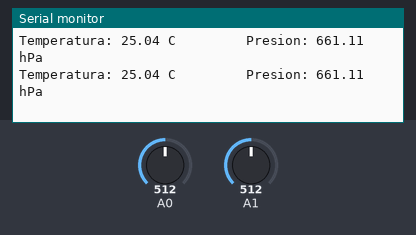
The sketch below on a simulated Arduino Uno, built with avr-gcc and run on an emulated ATmega328P. Parts: the last lines printed to the serial monitor. The inputs (shaded band) are chosen by the test bench; at power-on: A0 = 512, A1 = 512.

Above: at 1.3 s.
1.4 s: A0 set to 716
At 1.9 s:
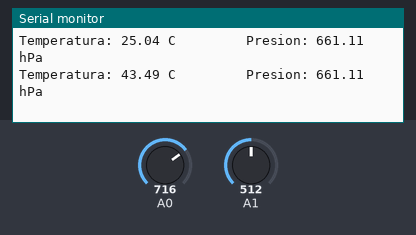
2.9 s: A1 set to 716
At 3.4 s:
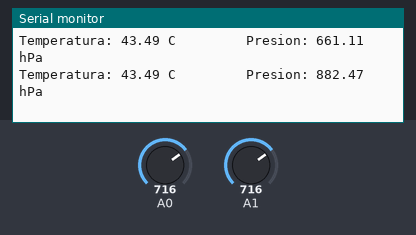
4.4 s: A0 set to 900
At 4.8 s:
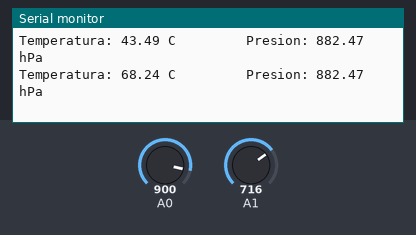
5.9 s: A1 set to 900
At 6.4 s:
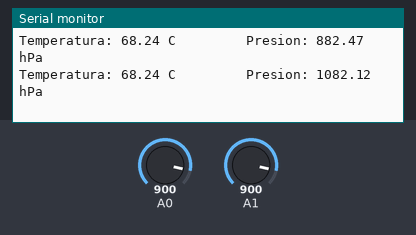
Timing chart, 0 to 8.4 s (numbered marks = the images above; inputs shaded):
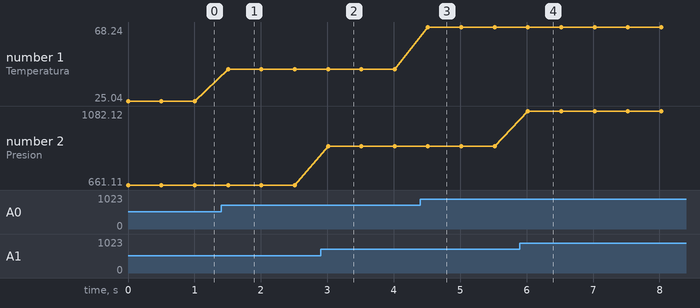

The sketch:

NTC1K_MPX4115A.ino
```cpp
/*
  Visualiza en monitor serie el valor de temperatura leido por un termistor
  tipo NTC en configuracion de divisor de tension con resistencia de 1 K.
  Se aplica la ecuacion de Steinhart-Hart y sus coeficientes mediante
  la pagina web indica en el comentario.
*/

int Vo, presionValor;
float R1 = 1000;              // resistencia fija del divisor de tension
float logR2, R2, TEMPERATURA;
float presion;
float c1 = 2.229674985e-03, c2 = 1.211871252e-04, c3 = 8.713435086e-07;
// coeficientes de S-H en pagina:
// http://www.thinksrs.com/downloads/programs/Therm%20Calc/NTCCalibrator/NTCcalculator.htm

void setup() {
Serial.begin(9600);   // inicializa comunicacion serie a 9600 bps
}

void loop() {
  Vo = analogRead(A0);      // lectura de A0
  presionValor=analogRead(A1);
  presion=((presionValor/1024.0)+0.095)/0.0009;
  R2 = R1 * (1023.0 / (float)Vo - 1.0); // conversion de tension a resistencia
  logR2 = log(R2);      // logaritmo de R2 necesario para ecuacion
  TEMPERATURA = (1.0 / (c1 + c2*logR2 + c3*logR2*logR2*logR2));   // ecuacion S-H
  TEMPERATURA = TEMPERATURA - 273.15;   // Kelvin a Centigrados (Celsius)

  Serial.print("Temperatura: ");  // imprime valor en monitor serie
  Serial.print(TEMPERATURA);
  Serial.print(" C         ");
  Serial.print("Presion: ");  // imprime valor en monitor serie
  Serial.print(presion);
  Serial.println(" hPa");
  delay(500);
}
```

Measured:
- after the input at 1.4 s, the serial monitor: prints a new line after 0.11 s (image 1)
- after the input at 2.9 s, the serial monitor: prints a new line after 0.11 s (image 2)
- after the input at 4.4 s, the serial monitor: prints a new line after 0.12 s (image 3)
- after the input at 5.9 s, the serial monitor: prints a new line after 0.12 s (image 4)
- plotted number 1: 25.04 → 43.49 after the input at 1.4 s, 43.49 → 68.24 after the input at 4.4 s
- plotted number 2: 661.11 → 882.47 after the input at 2.9 s, 882.47 → 1082.12 after the input at 5.9 s
